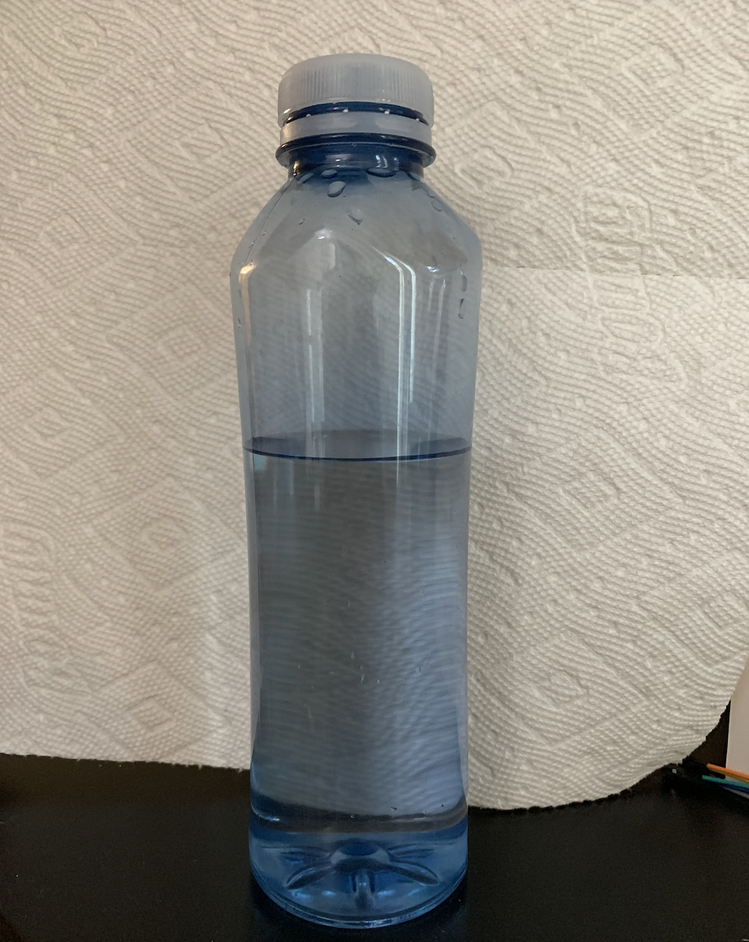
#> input picture software/WaterDetect/WaterDetect/Water_Bottle.png, 749 x 942 px, shrunk from 1024 x 1288 before the run, found by its file name
$ python WaterContour.py
#> lines starting #> are read from the running program, lines starting #| are printed output that depends on the picture; after the words box and inside, x2 and y2 are one past the last pixel; in counts of white or black regions, pixels touching at a corner belong together
import cv2
from matplotlib import pyplot as plt
import imutils

# read image and take first channel only
bottle_3_channel = cv2.imread("/Users/hanliying/Documents/UCLA/21FALL/M202A/Project/WaterDetect/Water_Bottle.png")
#> bottle_3_channel is the input picture: shape (942, 749, 3); mean B, G, R 130.5, 139, 142.9
bottle_gray = cv2.split(bottle_3_channel)[0]
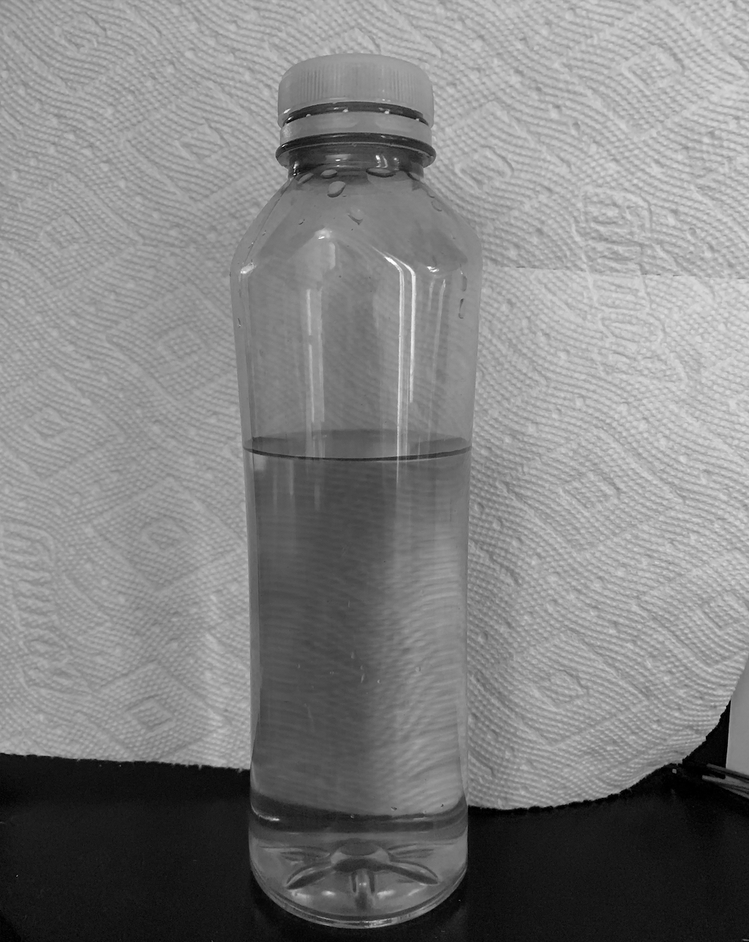
#> bottle_gray: shape (942, 749); min 0, max 255, mean 130.5
cv2.imshow("Bottle Gray", bottle_gray)
cv2.waitKey(0)

# draw histogram
plt.hist(bottle_gray.ravel(), 256,[0, 256]); plt.show()
#> after `plt.hist(bottle_gray.ravel(), 256, [0, 256])`:
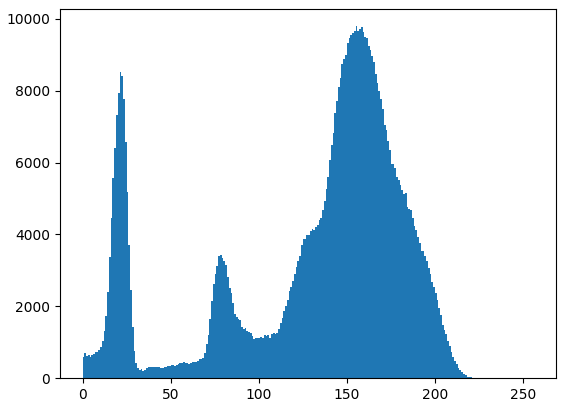
#> figure drawn by matplotlib, 1 panel; tallest bar 9798 high, from x = 155 to 156

# manual threshold
(T, bottle_threshold) = cv2.threshold(bottle_gray, 100, 255, cv2.THRESH_BINARY_INV)
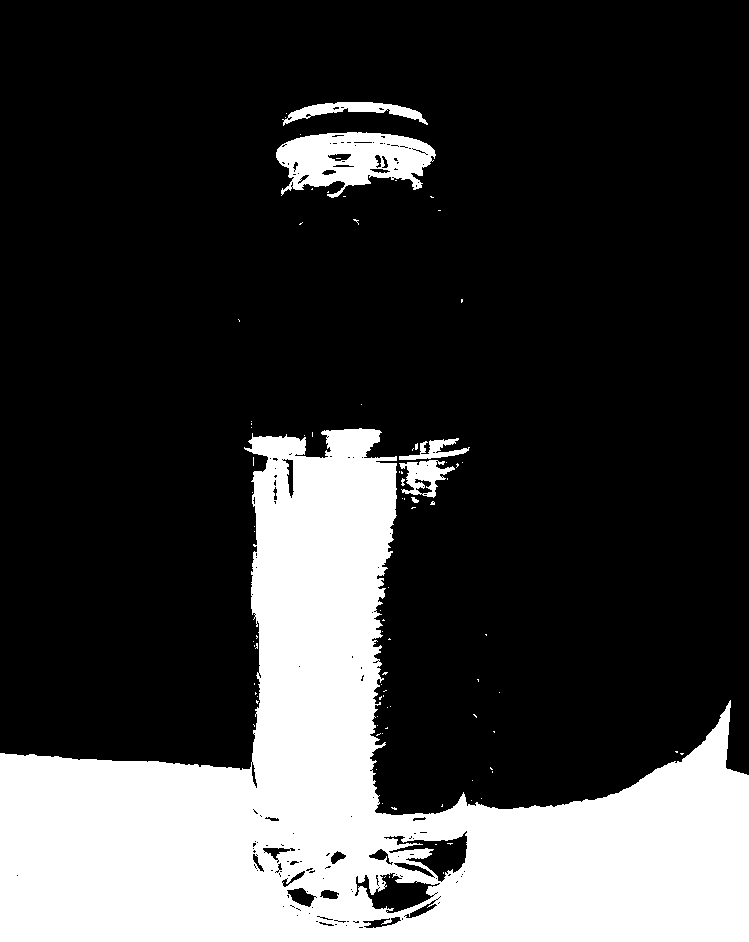
#> bottle_threshold: shape (942, 749); 24.1% white; 90 white regions (83 under 20 px), largest, box (x1, y1, x2, y2) and area: (0, 428, 749, 942) 160472, (276, 132, 436, 198) 6469, (282, 102, 428, 126) 1303
cv2.imshow("Bottle Gray Threshold 27.5", bottle_threshold)
cv2.waitKey(0)

# apply opening operation
kernel = cv2.getStructuringElement(cv2.MORPH_RECT, (5, 5))
bottle_open = cv2.morphologyEx(bottle_threshold, cv2.MORPH_OPEN, kernel)
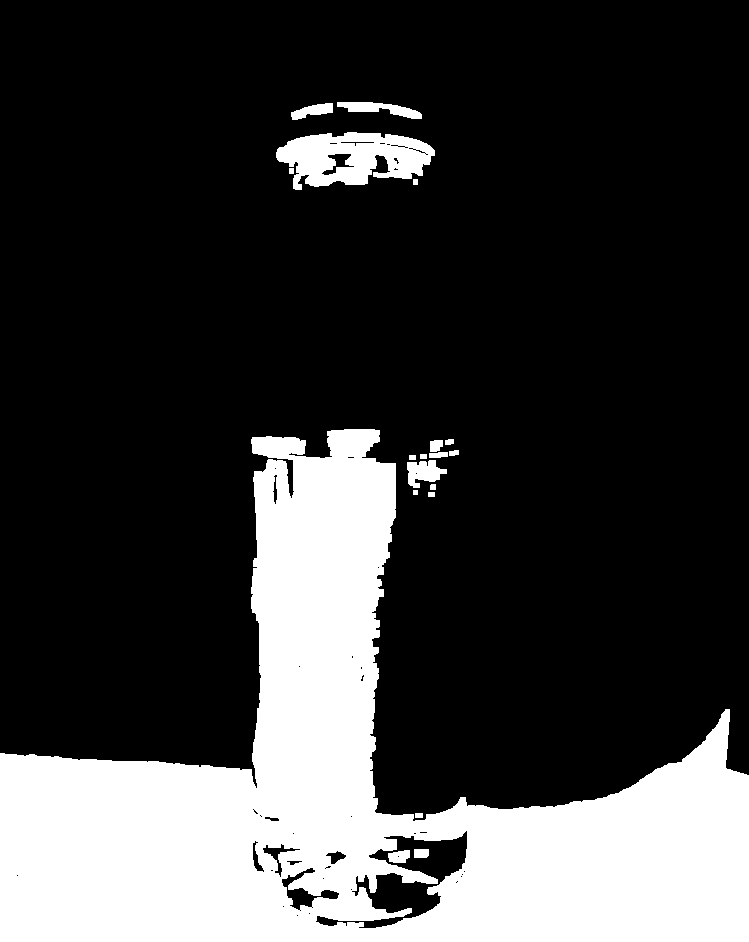
#> bottle_open: shape (942, 749); 23.6% white; 19 white regions
cv2.imshow("Bottle Open 5 x 5", bottle_open)
cv2.waitKey(0)

# find all contours
contours = cv2.findContours(bottle_open.copy(), cv2.RETR_EXTERNAL, cv2.CHAIN_APPROX_SIMPLE)
#> contours = 17 contours, 1 with area under 20; largest, box (x1, y1, x2, y2) and area: (0, 429, 749, 942) 163113, (276, 132, 435, 190) 5980, (337, 102, 422, 119) 618, (407, 460, 447, 488) 617, (291, 103, 333, 120) 354
contours = imutils.grab_contours(contours)
bottle_clone = bottle_3_channel.copy()
cv2.drawContours(bottle_clone, contours, -1, (255, 0, 0), 2)
cv2.imshow("All Contours", bottle_clone)
cv2.waitKey(0)

# sort contours by area
areas = [cv2.contourArea(contour) for contour in contours]
#> areas = [28, 24, 16, 24.5, 617, 24, 24, 75, 37, 111.5, 35, 163113, 20, 20, 5980.5, 353.5, 617.5]
(contours, areas) = zip(*sorted(zip(contours, areas), key=lambda a:a[1]))
#> areas = (16, 20, 20, 24, 24, 24, 24.5, 28, 35, 37, 75, 111.5, 353.5, 617, 617.5, 5980.5, 163113)
# print contour with largest area
bottle_clone = bottle_3_channel.copy()
cv2.drawContours(bottle_clone, [contours[-1]], -1, (255, 0, 0), 2)
cv2.imshow("Largest contour", bottle_clone)
cv2.waitKey(0)

# draw bounding box, calculate aspect and display decision
bottle_clone = bottle_3_channel.copy()
(x, y, w, h) = cv2.boundingRect(contours[-1])
#> x = 0; y = 429; w = 749; h = 513
aspectRatio = w / float(h)
#> aspectRatio = 1.46
if aspectRatio < 0.4:
    cv2.rectangle(bottle_clone, (x, y), (x + w, y + h), (0, 255, 0), 2)
    cv2.putText(bottle_clone, "Full: "+ str(1/aspectRatio*100)+ "%", (x + 10, y + 20), cv2.FONT_HERSHEY_PLAIN, 2, (0, 255, 0), 2)
else:
    cv2.rectangle(bottle_clone, (x, y), (x + w, y + h), (0, 0, 255), 2)
    cv2.putText(bottle_clone, "Low: "+ str(1/aspectRatio*100)+ "%", (x + 10, y + 20), cv2.FONT_HERSHEY_PLAIN, 2, (0, 0, 255), 2)
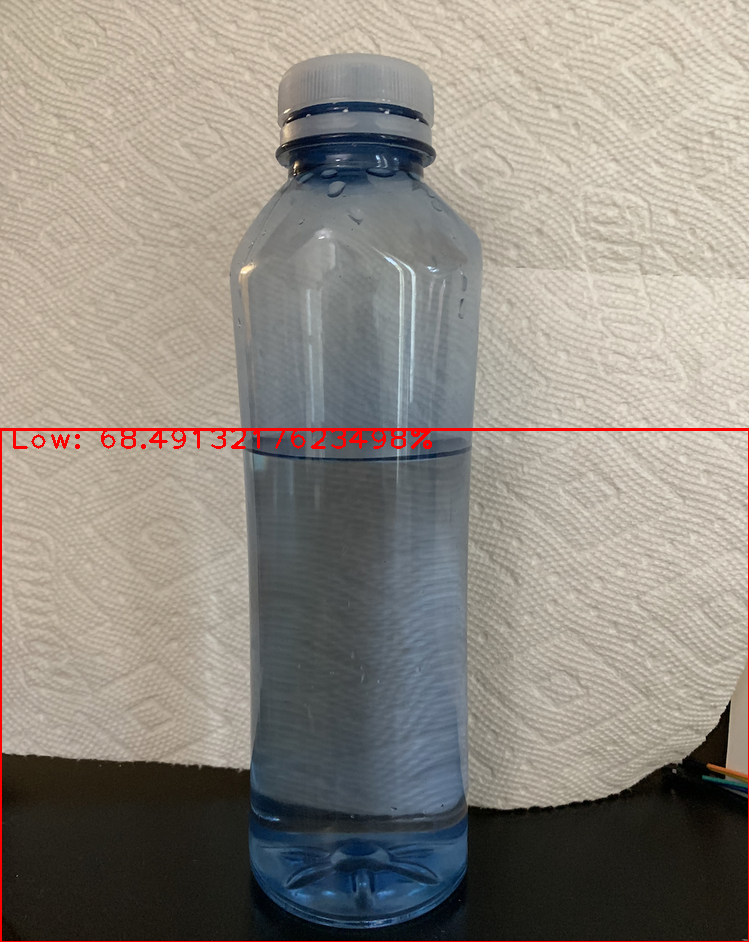
#> bottle_clone: shape (942, 749, 3); mean B, G, R 129.4, 137.8, 144
cv2.imshow("Decision", bottle_clone)
cv2.waitKey(0)
